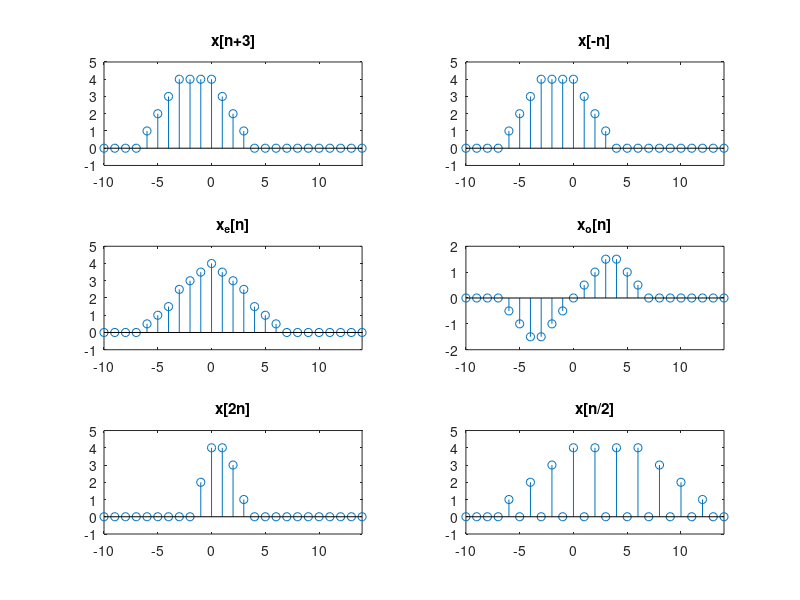

Here is the MATLAB script that generated this plot:
close all;                                               % 모든 생성된 창을 닫음 
clear all;                                               % 열려있는 작업영역(workspace)을 모두 비움 
clc;                                                     % 명령(command) 창을 비움

ni=-10; nf=14;n=[ni:nf];                                 % 시간축 설정
x=(n+4).*(n>=-4)-n.*(n>=0)-(n-3).*(n>=3)+(n-7).*(n>=7);  % x[n] 생성 
xs=[x(4:length(x)) 0 0 0];                               % x[n+3] 생성
m=nf-abs(ni);                                            % 양과 음 시간축의 데이터 수 차이
xr=fliplr(x);                                            % x[n] 데이터 배열 순서 뒤집기
xr=[xr(m+1:length(x)) zeros(1,m)];                       % x[-n] 생성 (y축 대칭)
xe=0.5*(x+xr);                                           % 우대칭 성분  생성
xo=0.5*(x-xr);                                           % 기대칭 성분  생성
xaug=[zeros(1,-ni) x zeros(1,nf)];                       % 시간축 길이 2배인 x_a[n] 생성
for k=1:length(n)
    xd(k)=xaug(2*k-1);                                   % x[2n] 생성
end
xtrun=x(-ni/2+1:-ni+1+nf/2);                             % 시간축 길이 반인 x[n/2] 생성
xu=zeros(1,length(n));                                   % x[n/2] 초기화(0 삽입)
for k=1:length(xtrun)
    xu(2*k-1)=xtrun(k);                                  % x[n/2] 생성
end
    
subplot(3,2,1);                                          % 3행 2열 분할 그림 창의 1번 창 
y=stem(n,xs);                                            % x[n+3] 그림
%set(y,'Linewidth',1,'Markersize',2);
title('x[n+3]');                                         % 그림 제목 
axis([ni nf -1 5]);                                      % x축과 y축의 그림 영역 지정 
subplot(3,2,2);                                          % 3행 2열 분할 그림 창의 2번 창 
stem(n,xr);                                              %  x[-n] 그림
title('x[-n]');                                          % 그림 제목 
axis([ni nf -1 5]);                                      % x축과 y축의 그림 영역 지정 
subplot(3,2,3);                                          % 3행 2열 분할 그림 창의 3번 창 
stem(n,xe);                                              % x_e[n] 그림 
title('x_e[n]');                                         % 그림 제목 
axis([ni nf -1 5]);                                      % x축과 y축의 그림 영역 지정 
subplot(3,2,4);                                          % 3행 2열 분할 그림 창의 4번 창 
stem(n,xo);                                              % x_o[n]그림
title('x_o[n]');                                         % 그림 제목 
axis([ni nf -2 2]);                                      % x축과 y축의 그림 영역 지정 
subplot(3,2,5);                                          % 3행 2열 분할 그림 창의 5번 창 
stem(n,xd);                                              % x[2n] 그림
title('x[2n]');                                          % 그림 제목 
axis([ni nf -1 5]);                                      % x축과 y축의 그림 영역 지정 
subplot(3,2,6);                                          % 3행 2열 분할 그림 창의 6번 창 
stem(n,xu);                                              % x[n/2] 그림
title('x[n/2]');                                         % 그림 제목 
axis([ni nf -1 5]);                                      % x축과 y축의 그림 영역 지정 